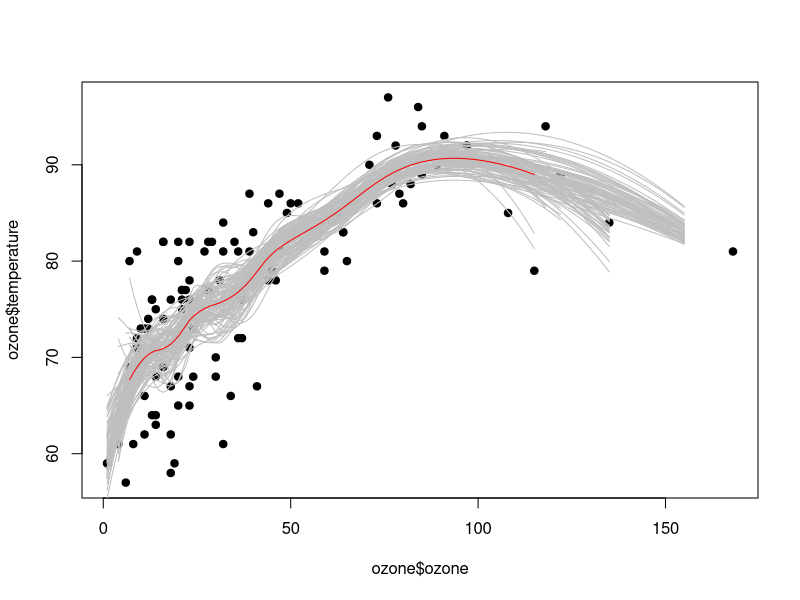

The R source for this figure: (Note: this script raises an error after producing the figure.)
library(dplyr)
ozone <- read.csv('./ozone.data.txt', sep=' ', header = T)
ozone <- ozone %>% arrange(ozone)

# Manual bagging in R
ll <- matrix(NA, nrow=100, ncol=155) # a matrix of 10 iterations and 155 predictions
for (i in 1:100) {
        subozone <- ozone %>% slice(sample(n(), replace = T)) %>% arrange(ozone)
        loessOzone <- loess(temperature ~ ozone, subozone, span=.5) # span is a measure of the smoothness of the curve
        ll[i,] <- predict(loessOzone, newdata=data.frame(ozone=1:155))
}
plot(ozone$ozone, ozone$temperature, pch=19)
for (i in 1:100) {
        lines(1:155, ll[i,], col='grey')
}
lines(1:155, apply(ll,2,mean), col='red')

# With CARET
treebag <- bag(data.frame(ozone=ozone$ozone),
               ozone$temperature,
               B=100,
               bagControl = bagControl(fit=ctreeBag$fit, # fit a model
                                        predict=ctreeBag$pred, # predict response
                                        aggregate=ctreeBag$aggregate # aggregate all predictions
                                        )
               )
# original plot
plot(ozone$ozone, ozone$temperature, pch=19, col='lightgray')
# observe that if we use ONLY 1 FIT, the error is considerable and the fit is poor
points(ozone$ozone,
       predict(treebag$fits[[1]]$fit, 
               data.frame(ozone=ozone$ozone)), 
       pch=19, col='red') 
# but when we use ALL FITS, the error is reduced, the bias remains, and the fit is better
points(ozone$ozone, 
       predict(treebag, 
               data.frame(ozone=ozone$ozone)), 
       pch=19, col='blue') 